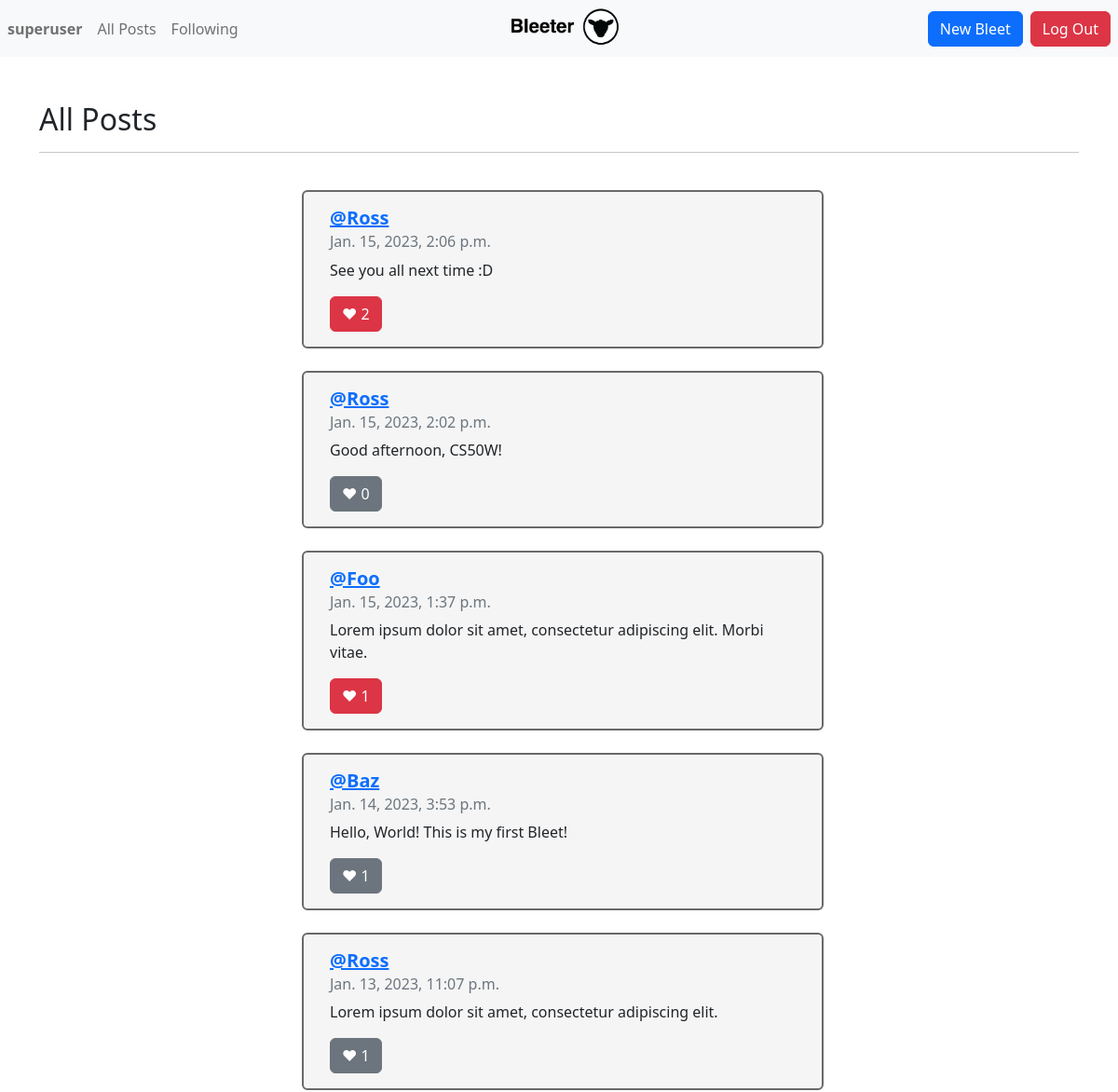
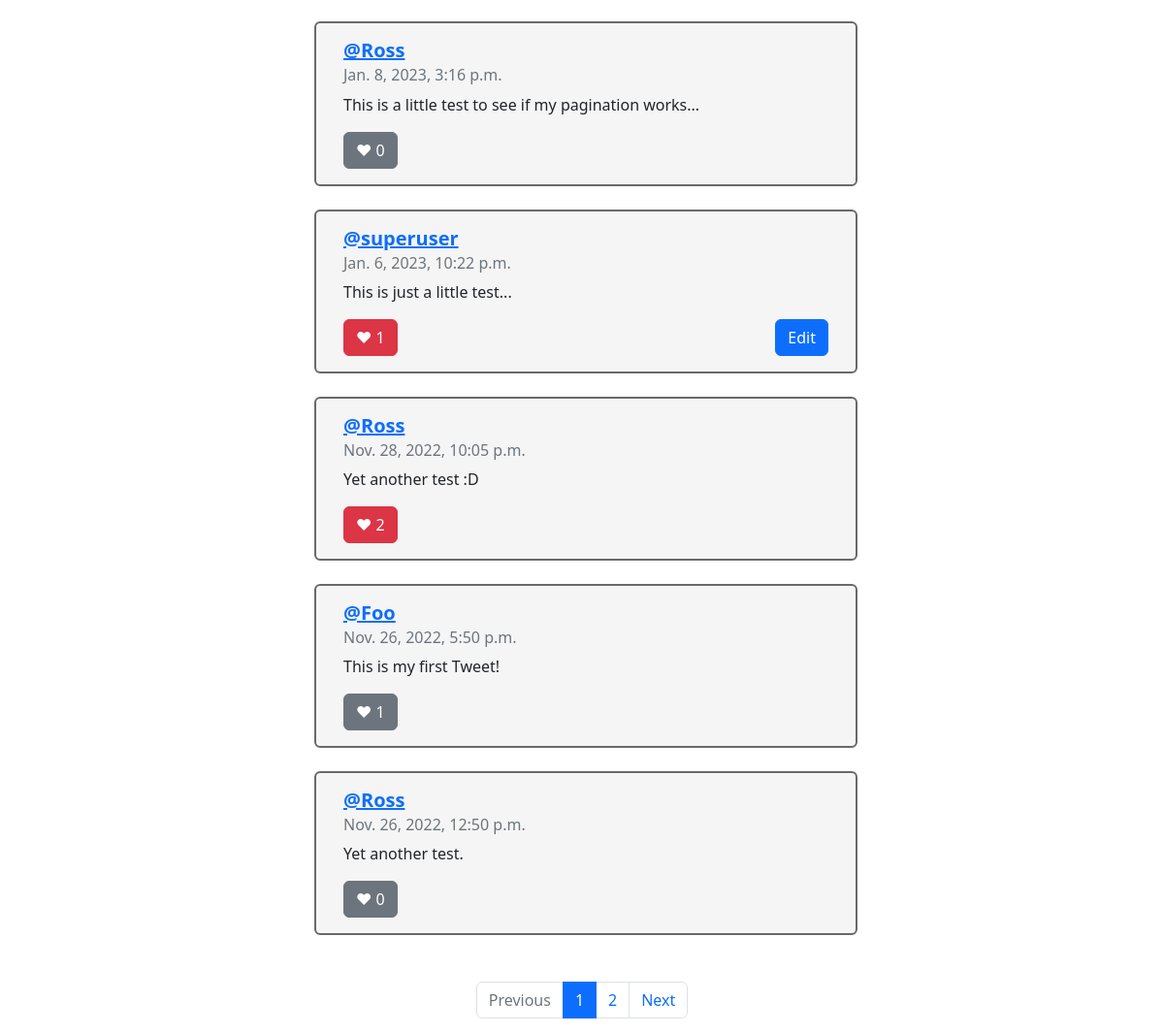
The app's page /allPosts (signed in) with its own data (2 pictures, top to bottom).
### network/models.py (models this page shows, shortened)
class User(AbstractUser):
    pass

class Tweet(models.Model):
    author = models.ForeignKey(User, on_delete=models.CASCADE)
    tweetText = models.CharField(max_length=255)
    posted = models.DateTimeField(auto_now_add=True)
    like = models.ManyToManyField(User, blank=True, related_name="likes")

### network/views.py (the view)
# urls.py: path("allPosts", views.allPosts, name="allPosts"),
@login_required(redirect_field_name='my_redirect_field')
def allPosts(request):
    tweets = Tweet.objects.all().order_by('-posted')
    paginator = Paginator(tweets, 10)
    page_number = request.GET.get('page')
    page_obj = paginator.get_page(page_number)
    return render(request, "network/allPosts.html", {
        "page_obj": page_obj
    })

### network/templates/network/allPosts.html (shortened to what this page needs)
{% extends "network/layout.html" %}
{% block body %}
<br>
<h2>All Posts</h2>
<hr>
<br>
<div class="container">
   {% for tweet in page_obj %}
   <div class="row justify-content-center mb-4">
      <div class="ms-2 card" style="width: 35rem" data-id="{{tweet.id}}";>
         <div class="card-body rounded">
            <h5 class="card-title"><a href="{% url 'profile' user_id=tweet.author.id%}"><b>@{{ tweet.author}}</b></h5></a>
            <h6 class="card-subtitle mb-2 text-muted">{{tweet.posted}}</h6>
            <p class="card-text" id="tweetText">{{tweet.tweetText}}</p>
            {% if user.username in tweet.like.all|stringformat:'s' %}
            <button class="btn btn-danger float-left" id="foo">&hearts;&nbsp;<span id="number">{{ tweet.like.all.count }}</span></button>
            {% else %}
            <button class="btn btn-secondary float-left" id="foo">&hearts;&nbsp;<span id="number">{{ tweet.like.all.count }}</span></button>
            {% endif %}
            {% if user.username == tweet.author|stringformat:'s' %}
            <button class="btn btn-primary float-end edit" id="edit">  Edit</button>
            {% endif %}
         </div>
      </div>
      <br>
   </div>
   {% endfor %}
   <br>
   <nav aria-label="Page">
      <ul class="pagination justify-content-center">
         {% if page_obj.has_previous %}
         <li class="page-item">
            <a class="page-link" href="?page={{ page_obj.previous_page_number }}">Previous</a>
         </li>
         {% else %}
         <li class="page-item disabled">
            <a class="page-link" href="#" tabindex="-1" aria-disabled="True">Previous</a>
         </li>
         {% endif %}
         {% for i in page_obj.paginator.page_range %}
         {% if page_obj.number == i %}
         <li class="page-item active" aria-current="page">
            <span class="page-link">
               {{ i }}
            </span>
         </li>
         {% else %}
         <li class="page-item"><a class="page-link" href="?page={{ i }}">{{ i }}</a></li>
         {% endif %}
         {% endfor %}
         {% if page_obj.has_next %}
         <li class="page-item">
            <a class="page-link" href="?page={{ page_obj.next_page_number }}">Next</a>
         </li>
         {% else %}
         <li class="page-item disabled">
            <a class="page-link" href="#" tabindex="-1" aria-disabled="True">Next</a>
         </li>
         {% endif %}
      </ul>
   </nav>
   {% endblock %}

### network/templates/network/layout.html (shortened to what this page needs)
{% load static %}
<!DOCTYPE html>
<html lang="en">
<head>
  <link href="https://cdn.jsdelivr.net/npm/bootstrap@5.2.3/dist/css/bootstrap.min.css" rel="stylesheet">
  <link rel="stylesheet" href="{% static 'network/styles.css' %}"/>
</head>
<body>
  <nav class="navbar navbar-expand-md navbar-light bg-light">
    <div class="navbar-collapse collapse w-100 order-1 order-md-0 dual-collapse2">
      <ul class="navbar-nav mr-auto">
        {% if user.is_authenticated %}
        <li class="nav-item active">
          <a class="nav-link" href="{% url 'profile' user_id=user.id%}"><strong>{{ user.username }}</strong></a>
       </li>
       <li class="nav-item">
          <a class="nav-link" href="{% url 'allPosts' %}">All Posts</a>
       </li>
       <li class="nav-item">
          <a class="nav-link" href="{% url 'following' %}">Following</a>
       </li>
       {% endif %}
    </ul>
 </div>
 <div class="mx-auto order-0">
   <a class="navbar-brand mx-auto">
      <a href="{% url 'index' %}"><img src="{% static 'network_logo.png' %}" height="45" alt="image"/></a>
   </div>
   <div class="navbar-collapse collapse w-100 order-3 dual-collapse2">
      <ul class="navbar-nav ms-auto">
        {% if user.is_authenticated %}
        <li class="nav-item">
          <a class="btn btn-primary me-2" href="{% url 'tweet' %}" role="button"> New Bleet</a>
       </li>
       <li class="nav-item">
          <a class="btn btn-danger me-2" href="{% url 'logout' %}" role="button"> Log Out</a>
       </li>
       {% endif %}
    </ul>
 </div>
</nav>
<div class="body">
 <div class="container">
   <br>
   {% block body %}
   {% endblock %}
</div>
</body>
</html>

### network/static/network/styles.css (style rules this page uses)
.card { background-color: #F5F5F5; border: 2px solid dimgrey; }

### records on screen
User: username "superuser"
Tweet: author "Ross", posted "Jan. 15, 2023, 2:06 p.m.", tweetText "See you all next time :D", like.all.count "2"
Tweet: author "Ross", posted "Jan. 15, 2023, 2:02 p.m.", tweetText "Good afternoon, CS50W!", like.all.count "0"
Tweet: author "Foo", posted "Jan. 15, 2023, 1:37 p.m.", tweetText "Lorem ipsum dolor sit amet, consectetur adipiscing elit. Morbi vitae.", like.all.count "1"
Tweet: author "Baz", posted "Jan. 14, 2023, 3:53 p.m.", tweetText "Hello, World! This is my first Bleet!", like.all.count "1"
Tweet: author "Ross", posted "Jan. 13, 2023, 11:07 p.m.", tweetText "Lorem ipsum dolor sit amet, consectetur adipiscing elit.", like.all.count "1"
Tweet: author "Ross", posted "Jan. 8, 2023, 3:16 p.m.", tweetText "This is a little test to see if my pagination works...", like.all.count "0"
Tweet: author "superuser", posted "Jan. 6, 2023, 10:22 p.m.", tweetText "This is just a little test...", like.all.count "1", shows "Edit"
Tweet: author "Ross", posted "Nov. 28, 2022, 10:05 p.m.", tweetText "Yet another test :D", like.all.count "2"
Tweet: author "Foo", posted "Nov. 26, 2022, 5:50 p.m.", tweetText "This is my first Tweet!", like.all.count "1"
Tweet: author "Ross", posted "Nov. 26, 2022, 12:50 p.m.", tweetText "Yet another test.", like.all.count "0"

### other values on screen
{{ i }} "1"
{{ i }} "2"
